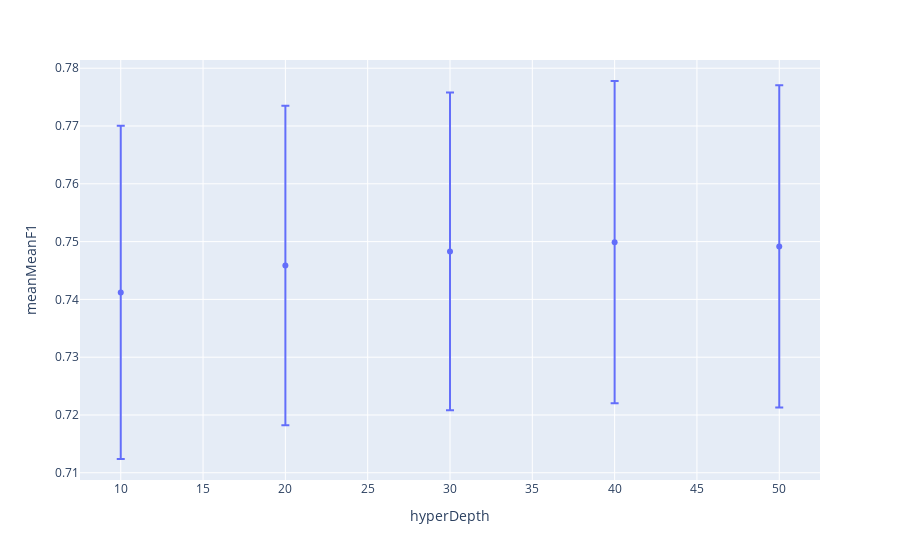

Notebook cell for this chart:
### Code cell
aux=hyperParams[(hyperParams.hyperThres==optimal.hyperThres)&(hyperParams.hyperDuration==optimal.hyperDuration)&
                (hyperParams.hyperClose==optimal.hyperClose)&(hyperParams.hyperConfidence==optimal.hyperConfidence)].reset_index(drop=True)
px.scatter(aux,x='hyperDepth',y='meanMeanF1',error_y='stdMeanF1')

### Figure 1 — Plotly figure (JSON) as saved in the notebook; plotly's stock layout.template omitted (floating-point values rounded to 4 significant figures)
{"data": [{"error_y": {"array": [0.02882, 0.02764, 0.02748, 0.02788, 0.02787]}, "hovertemplate": "hyperDepth=%{x}<br>meanMeanF1=%{y}<extra></extra>", "legendgroup": "", "marker": {"color": "#636efa", "symbol": "circle"}, "mode": "markers", "name": "", "orientation": "v", "showlegend": false, "type": "scatter", "x": [10, 20, 30, 40, 50], "xaxis": "x", "y": [0.7412, 0.7459, 0.7483, 0.7499, 0.7492], "yaxis": "y"}], "layout": {"legend": {"tracegroupgap": 0}, "margin": {"t": 60}, "xaxis": {"anchor": "y", "domain": [0, 1], "title": {"text": "hyperDepth"}}, "yaxis": {"anchor": "x", "domain": [0, 1], "title": {"text": "meanMeanF1"}}}}
